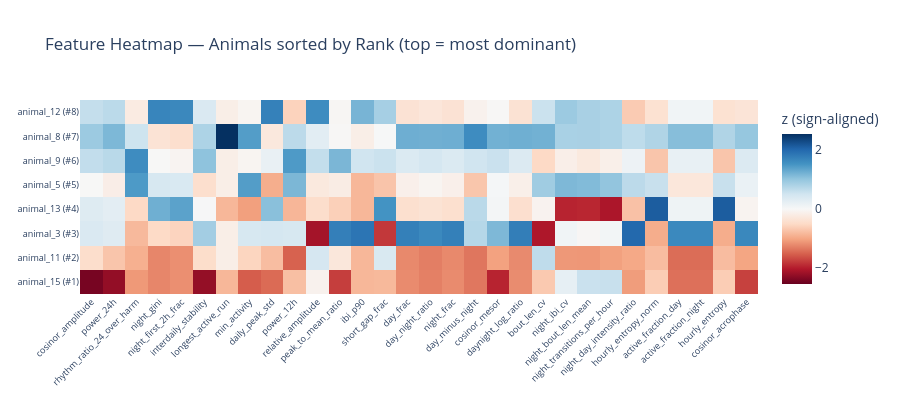
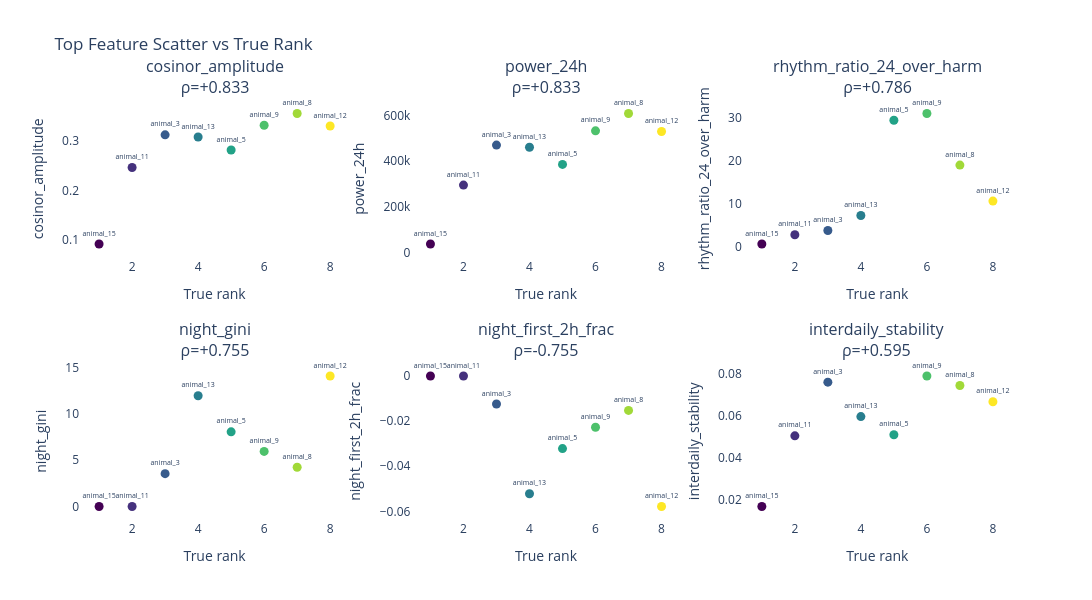

The cell these charts' notebook holds for them, in order:
### Code cell
import plotly.graph_objects as go
from plotly.subplots import make_subplots

# ── Diagnostic: feature heatmap sorted by true rank ─────────────────────────
# Shows z-scored feature values per animal (rows = animals sorted by rank 1→N)
# Features sorted by |ρ| with actual_rank. Ideal: a clear gradient top→bottom.

top_diag = 30   # how many top features to show
diag_feats = corr_df[corr_df.index.isin(feature_cols)].head(top_diag).index.tolist()

# Sort animals by actual rank
af_sorted = all_features.sort_values('actual_rank')
animal_labels = [f"{a} (#{int(r)})" for a, r in zip(af_sorted['animal'], af_sorted['actual_rank'])]

# Z-score matrix
from sklearn.preprocessing import StandardScaler
Z = StandardScaler().fit_transform(af_sorted[diag_feats].values)

# Sign-align so that positive z → higher rank (consistent visual direction)
for j, feat in enumerate(diag_feats):
    rho_sign = np.sign(corr_df.loc[feat, 'correlation'])
    if rho_sign < 0:
        Z[:, j] *= -1

fig_heat = go.Figure(go.Heatmap(
    z=Z,
    x=diag_feats,
    y=animal_labels,
    colorscale='RdBu',
    zmid=0,
    colorbar=dict(title='z (sign-aligned)'),
))
fig_heat.update_layout(
    title='Feature Heatmap — Animals sorted by Rank (top = most dominant)',
    height=max(400, 40 * len(af_sorted)),
    width=max(900, 30 * len(diag_feats)),
    xaxis=dict(tickangle=-45, tickfont=dict(size=9)),
    yaxis=dict(tickfont=dict(size=9)),
    plot_bgcolor='white', paper_bgcolor='white',
)
fig_heat.write_html(f"{output_folder}/feature_heatmap.html")
fig_heat.show()

# ── Scatter grid: top-6 features vs actual rank ──────────────────────────────
top6 = diag_feats[:6]
fig_scatter = make_subplots(rows=2, cols=3,
    subplot_titles=[f"{f}<br>ρ={corr_df.loc[f,'correlation']:+.3f}" for f in top6])

for idx, feat in enumerate(top6):
    r, c = divmod(idx, 3)
    x_vals = af_sorted['actual_rank'].tolist()
    y_vals = af_sorted[feat].tolist()
    fig_scatter.add_trace(go.Scatter(
        x=x_vals, y=y_vals, mode='markers+text',
        text=af_sorted['animal'].tolist(),
        textposition='top center', textfont=dict(size=7),
        marker=dict(size=9, color=x_vals, colorscale='Viridis', showscale=False),
        showlegend=False,
    ), row=r+1, col=c+1)
    fig_scatter.update_xaxes(title_text='True rank', row=r+1, col=c+1)
    fig_scatter.update_yaxes(title_text=feat, row=r+1, col=c+1)

fig_scatter.update_layout(
    title='Top Feature Scatter vs True Rank',
    height=600, width=1100,
    plot_bgcolor='white', paper_bgcolor='white',
)
fig_scatter.write_html(f"{output_folder}/feature_scatter_vs_rank.html")
fig_scatter.show()
print(f"Saved heatmap → {output_folder}/feature_heatmap.html")
print(f"Saved scatter → {output_folder}/feature_scatter_vs_rank.html")

### Figure 1 — Plotly figure (JSON) as saved in the notebook; plotly's stock layout.template omitted (floating-point values rounded to 4 significant figures; data arrays with more than 128 entries replaced by an {"elided": "..."} marker saying what was removed)
{"data": [{"colorbar": {"title": {"text": "z (sign-aligned)"}}, "colorscale": [[0, "rgb(103,0,31)"], [0.1, "rgb(178,24,43)"], [0.2, "rgb(214,96,77)"], [0.3, "rgb(244,165,130)"], [0.4, "rgb(253,219,199)"], [0.5, "rgb(247,247,247)"], [0.6, "rgb(209,229,240)"], [0.7, "rgb(146,197,222)"], [0.8, "rgb(67,147,195)"], [0.9, "rgb(33,102,172)"], [1, "rgb(5,48,97)"]], "type": "heatmap", "x": ["cosinor_amplitude", "power_24h", "rhythm_ratio_24_over_harm", "night_gini", "night_first_2h_frac", "interdaily_stability", "longest_active_run", "min_activity", "daily_peak_std", "power_12h", "relative_amplitude", "peak_to_mean_ratio", "ibi_p90", "short_gap_frac", "day_frac", "day_night_ratio", "night_frac", "day_minus_night", "cosinor_mesor", "daynight_log_ratio", "bout_len_cv", "night_ibi_cv", "night_bout_len_mean", "night_transitions_per_hour", "night_day_intensity_ratio", "hourly_entropy_norm", "active_fraction_day", "active_fraction_night", "hourly_entropy", "cosinor_acrophase"], "y": ["animal_15 (#1)", "animal_11 (#2)", "animal_3 (#3)", "animal_13 (#4)", "animal_5 (#5)", "animal_9 (#6)", "animal_8 (#7)", "animal_12 (#8)"], "z": {"elided": "8x30 float values"}, "zmid": 0}], "layout": {"height": 400, "paper_bgcolor": "white", "plot_bgcolor": "white", "title": {"text": "Feature Heatmap — Animals sorted by Rank (top = most dominant)"}, "width": 900, "xaxis": {"tickangle": -45, "tickfont": {"size": 9}}, "yaxis": {"tickfont": {"size": 9}}}}

### Figure 2 — Plotly figure (JSON) as saved in the notebook; plotly's stock layout.template omitted (floating-point values rounded to 4 significant figures)
{"data": [{"marker": {"color": [1, 2, 3, 4, 5, 6, 7, 8], "colorscale": [[0, "#440154"], [0.1111, "#482878"], [0.2222, "#3e4989"], [0.3333, "#31688e"], [0.4444, "#26828e"], [0.5556, "#1f9e89"], [0.6667, "#35b779"], [0.7778, "#6ece58"], [0.8889, "#b5de2b"], [1, "#fde725"]], "showscale": false, "size": 9}, "mode": "markers+text", "showlegend": false, "text": ["animal_15", "animal_11", "animal_3", "animal_13", "animal_5", "animal_9", "animal_8", "animal_12"], "textfont": {"size": 7}, "textposition": "top center", "type": "scatter", "x": [1, 2, 3, 4, 5, 6, 7, 8], "xaxis": "x", "y": [0.09226, 0.2464, 0.3121, 0.3078, 0.2817, 0.3315, 0.3552, 0.3299], "yaxis": "y"}, {"marker": {"color": [1, 2, 3, 4, 5, 6, 7, 8], "colorscale": [[0, "#440154"], [0.1111, "#482878"], [0.2222, "#3e4989"], [0.3333, "#31688e"], [0.4444, "#26828e"], [0.5556, "#1f9e89"], [0.6667, "#35b779"], [0.7778, "#6ece58"], [0.8889, "#b5de2b"], [1, "#fde725"]], "showscale": false, "size": 9}, "mode": "markers+text", "showlegend": false, "text": ["animal_15", "animal_11", "animal_3", "animal_13", "animal_5", "animal_9", "animal_8", "animal_12"], "textfont": {"size": 7}, "textposition": "top center", "type": "scatter", "x": [1, 2, 3, 4, 5, 6, 7, 8], "xaxis": "x2", "y": [38540.0, 295600.0, 470000.0, 460600.0, 385800.0, 532400.0, 608000.0, 529700.0], "yaxis": "y2"}, {"marker": {"color": [1, 2, 3, 4, 5, 6, 7, 8], "colorscale": [[0, "#440154"], [0.1111, "#482878"], [0.2222, "#3e4989"], [0.3333, "#31688e"], [0.4444, "#26828e"], [0.5556, "#1f9e89"], [0.6667, "#35b779"], [0.7778, "#6ece58"], [0.8889, "#b5de2b"], [1, "#fde725"]], "showscale": false, "size": 9}, "mode": "markers+text", "showlegend": false, "text": ["animal_15", "animal_11", "animal_3", "animal_13", "animal_5", "animal_9", "animal_8", "animal_12"], "textfont": {"size": 7}, "textposition": "top center", "type": "scatter", "x": [1, 2, 3, 4, 5, 6, 7, 8], "xaxis": "x3", "y": [0.7295, 2.874, 3.857, 7.353, 29.43, 31.01, 19.04, 10.68], "yaxis": "y3"}, {"marker": {"color": [1, 2, 3, 4, 5, 6, 7, 8], "colorscale": [[0, "#440154"], [0.1111, "#482878"], [0.2222, "#3e4989"], [0.3333, "#31688e"], [0.4444, "#26828e"], [0.5556, "#1f9e89"], [0.6667, "#35b779"], [0.7778, "#6ece58"], [0.8889, "#b5de2b"], [1, "#fde725"]], "showscale": false, "size": 9}, "mode": "markers+text", "showlegend": false, "text": ["animal_15", "animal_11", "animal_3", "animal_13", "animal_5", "animal_9", "animal_8", "animal_12"], "textfont": {"size": 7}, "textposition": "top center", "type": "scatter", "x": [1, 2, 3, 4, 5, 6, 7, 8], "xaxis": "x4", "y": [0, 0, 3.547, 11.96, 8.059, 5.946, 4.237, 14.09], "yaxis": "y4"}, {"marker": {"color": [1, 2, 3, 4, 5, 6, 7, 8], "colorscale": [[0, "#440154"], [0.1111, "#482878"], [0.2222, "#3e4989"], [0.3333, "#31688e"], [0.4444, "#26828e"], [0.5556, "#1f9e89"], [0.6667, "#35b779"], [0.7778, "#6ece58"], [0.8889, "#b5de2b"], [1, "#fde725"]], "showscale": false, "size": 9}, "mode": "markers+text", "showlegend": false, "text": ["animal_15", "animal_11", "animal_3", "animal_13", "animal_5", "animal_9", "animal_8", "animal_12"], "textfont": {"size": 7}, "textposition": "top center", "type": "scatter", "x": [1, 2, 3, 4, 5, 6, 7, 8], "xaxis": "x5", "y": [0, 0, -0.0124, -0.05217, -0.03217, -0.0227, -0.01526, -0.05784], "yaxis": "y5"}, {"marker": {"color": [1, 2, 3, 4, 5, 6, 7, 8], "colorscale": [[0, "#440154"], [0.1111, "#482878"], [0.2222, "#3e4989"], [0.3333, "#31688e"], [0.4444, "#26828e"], [0.5556, "#1f9e89"], [0.6667, "#35b779"], [0.7778, "#6ece58"], [0.8889, "#b5de2b"], [1, "#fde725"]], "showscale": false, "size": 9}, "mode": "markers+text", "showlegend": false, "text": ["animal_15", "animal_11", "animal_3", "animal_13", "animal_5", "animal_9", "animal_8", "animal_12"], "textfont": {"size": 7}, "textposition": "top center", "type": "scatter", "x": [1, 2, 3, 4, 5, 6, 7, 8], "xaxis": "x6", "y": [0.01705, 0.05063, 0.07615, 0.05977, 0.05116, 0.07907, 0.07456, 0.06685], "yaxis": "y6"}], "layout": {"annotations": [{"font": {"size": 16}, "showarrow": false, "text": "cosinor_amplitude<br>ρ=+0.833", "x": 0.1444, "xanchor": "center", "xref": "paper", "y": 1, "yanchor": "bottom", "yref": "paper"}, {"font": {"size": 16}, "showarrow": false, "text": "power_24h<br>ρ=+0.833", "x": 0.5, "xanchor": "center", "xref": "paper", "y": 1, "yanchor": "bottom", "yref": "paper"}, {"font": {"size": 16}, "showarrow": false, "text": "rhythm_ratio_24_over_harm<br>ρ=+0.786", "x": 0.8556, "xanchor": "center", "xref": "paper", "y": 1, "yanchor": "bottom", "yref": "paper"}, {"font": {"size": 16}, "showarrow": false, "text": "night_gini<br>ρ=+0.755", "x": 0.1444, "xanchor": "center", "xref": "paper", "y": 0.375, "yanchor": "bottom", "yref": "paper"}, {"font": {"size": 16}, "showarrow": false, "text": "night_first_2h_frac<br>ρ=-0.755", "x": 0.5, "xanchor": "center", "xref": "paper", "y": 0.375, "yanchor": "bottom", "yref": "paper"}, {"font": {"size": 16}, "showarrow": false, "text": "interdaily_stability<br>ρ=+0.595", "x": 0.8556, "xanchor": "center", "xref": "paper", "y": 0.375, "yanchor": "bottom", "yref": "paper"}], "height": 600, "paper_bgcolor": "white", "plot_bgcolor": "white", "title": {"text": "Top Feature Scatter vs True Rank"}, "width": 1100, "xaxis": {"anchor": "y", "domain": [0, 0.2889], "title": {"text": "True rank"}}, "xaxis2": {"anchor": "y2", "domain": [0.3556, 0.6444], "title": {"text": "True rank"}}, "xaxis3": {"anchor": "y3", "domain": [0.7111, 1], "title": {"text": "True rank"}}, "xaxis4": {"anchor": "y4", "domain": [0, 0.2889], "title": {"text": "True rank"}}, "xaxis5": {"anchor": "y5", "domain": [0.3556, 0.6444], "title": {"text": "True rank"}}, "xaxis6": {"anchor": "y6", "domain": [0.7111, 1], "title": {"text": "True rank"}}, "yaxis": {"anchor": "x", "domain": [0.625, 1], "title": {"text": "cosinor_amplitude"}}, "yaxis2": {"anchor": "x2", "domain": [0.625, 1], "title": {"text": "power_24h"}}, "yaxis3": {"anchor": "x3", "domain": [0.625, 1], "title": {"text": "rhythm_ratio_24_over_harm"}}, "yaxis4": {"anchor": "x4", "domain": [0, 0.375], "title": {"text": "night_gini"}}, "yaxis5": {"anchor": "x5", "domain": [0, 0.375], "title": {"text": "night_first_2h_frac"}}, "yaxis6": {"anchor": "x6", "domain": [0, 0.375], "title": {"text": "interdaily_stability"}}}}
